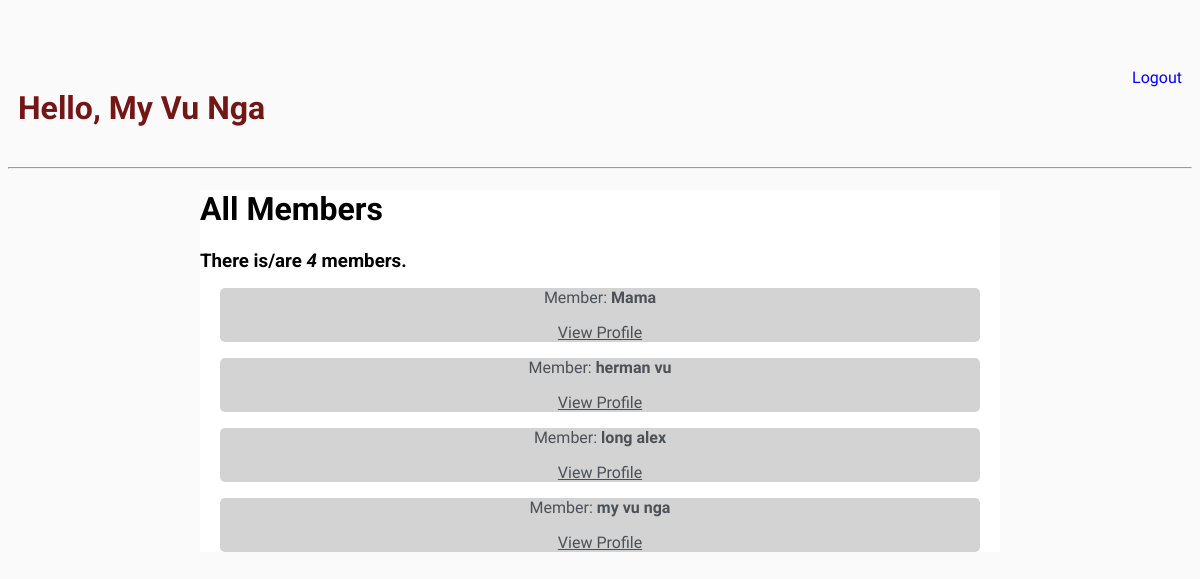
Page /members/ (signed in) on the earlier database version.
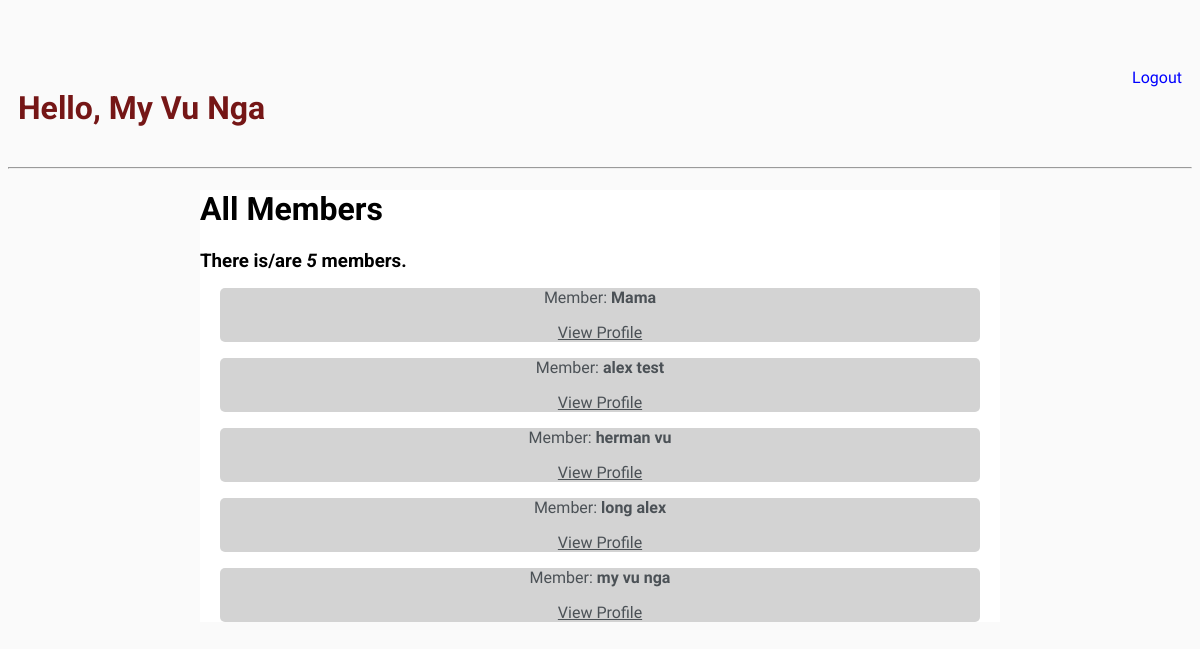
Same page on the later database version.
### accounts/models.py (models this page shows, shortened)
class LinkedinUser(AbstractBaseUser):
    name=models.CharField(verbose_name='Name', max_length=50)
    email=models.EmailField(verbose_name='Email address', max_length=50, unique=True)
    job_title= models.CharField(verbose_name='Job Title', max_length=100)
    date_joined=models.DateField(verbose_name='Date joined',auto_now_add=True)
    last_login=models.DateField(verbose_name='Last login',auto_now=True)
    is_admin=models.BooleanField(default=False)
    is_active=models.BooleanField(default=True)
    is_staff=models.BooleanField(default=False)
    is_superuser=models.BooleanField(default=False)
    USERNAME_FIELD= 'email'
    REQUIRED_FIELDS=['job_title','name']
    objects= LinkedinUserManager()

### accounts/views.py (the view)
# urls.py: path('members/', membersPage, name='members'),
@login_required(login_url='login')
def membersPage(request):
    members = LinkedinUser.objects.all().order_by('name')
    count=members.count()
    return render(request,'accounts/members.html', {'members':members,'count':count})

### accounts/templates/accounts/members.html (shortened to what this page needs)
{% extends 'accounts/main.html' %}
{% block content %}
<h1>All Members</h1>
<h3 style="margin: 0;">There is/are <i>{{count}}</i> member{{count|pluralize:"s"}}.</h3>
<div class='members'>
{% for member in members %}
    <div class="member">
        <p>Member: <strong>{{member.name}}</strong></p>
        <a href="{% url 'profile' member.id %}">View Profile</a>
    </div>
    {% empty %}
        <h3>No members to show.</h3>
{% endfor %}
</div>
{% endblock %}

### accounts/templates/accounts/main.html (shortened to what this page needs)
<!DOCTYPE html>
<html lang="en">
<head>
</head>
<body>
    <div class="header-bar">
        {% if request.user.is_authenticated %}
            <div>
                <h1>
                    Hello, {{request.user.name|title}}
                </h1>
            </div>
            <a href="{% url 'logout' %}">Logout</a>
        {% endif %}
    </div>
    <hr>
    <div class="container">
        {% block content %}
        {% endblock content %}
    </div>
</body>
</html>

Differences in the rows shown:
added LinkedinUser: name "alex test"
Other differences:
{{ count }}: "4" → "5"
